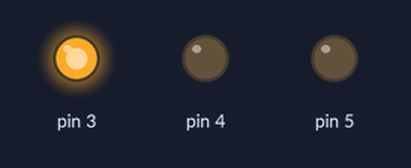
The sketch below on a simulated Arduino Uno, built with avr-gcc and run on an emulated ATmega328P. Parts: output pins drawn as LEDs (lit = HIGH).

Above: at 0.1 s.
At 0.9 s:
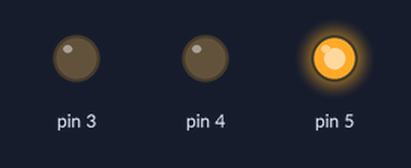
At 1.7 s:
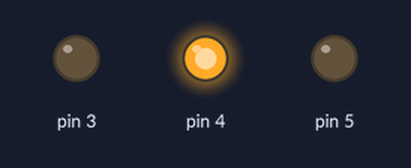
At 2.7 s:
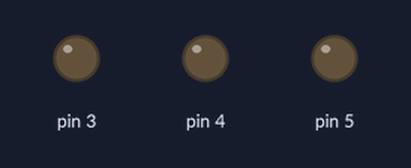
Timing chart, 0 to 3.0 s (numbered marks = the images above):
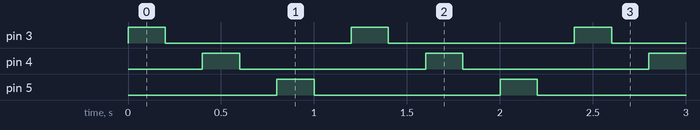

Measured:
- by itself, pin 3–5: alternates HIGH for 0.20 s and LOW for 1.0 s
- by itself, everything shown: repeats every 1.2 s, in 6 steps

The sketch:

reto_02_c.ino
```cpp
int tiempo = 200;
int n;

void setup() { //comienza la configuracion
  for (n = 3; n < 6; n++) {
    pinMode (n, OUTPUT);
  }
}

void secuencia() {
  for (n = 3; n < 6; n++) {
    digitalWrite (n, HIGH);
    delay (tiempo);
    digitalWrite (n, LOW);
    delay (tiempo);
  }
}

void loop() {
  secuencia();
}
```
